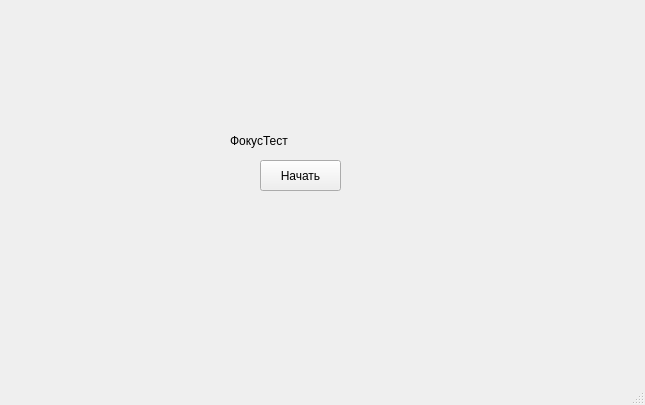
<?xml version="1.0" encoding="UTF-8"?>
<ui version="4.0">
 <class>AttentionTest</class>
 <widget class="QMainWindow" name="AttentionTest">
  <property name="geometry">
   <rect>
    <x>0</x>
    <y>0</y>
    <width>645</width>
    <height>405</height>
   </rect>
  </property>
  <property name="windowTitle">
   <string>ФокусТест</string>
  </property>
  <widget class="QWidget" name="centralwidget">
   <widget class="QPushButton" name="startButton">
    <property name="geometry">
     <rect>
      <x>260</x>
      <y>160</y>
      <width>81</width>
      <height>31</height>
     </rect>
    </property>
    <property name="styleSheet">
     <string notr="true">font: 13pt &quot;MS Shell Dlg 2&quot;;</string>
    </property>
    <property name="text">
     <string>Начать</string>
    </property>
   </widget>
   <widget class="QLabel" name="label">
    <property name="geometry">
     <rect>
      <x>230</x>
      <y>120</y>
      <width>151</width>
      <height>41</height>
     </rect>
    </property>
    <property name="styleSheet">
     <string notr="true">font: 75 23pt &quot;MS Shell Dlg 2&quot;;</string>
    </property>
    <property name="text">
     <string>ФокусТест</string>
    </property>
   </widget>
  </widget>
  <widget class="QStatusBar" name="statusbar"/>
 </widget>
 <resources/>
 <connections/>
</ui>
